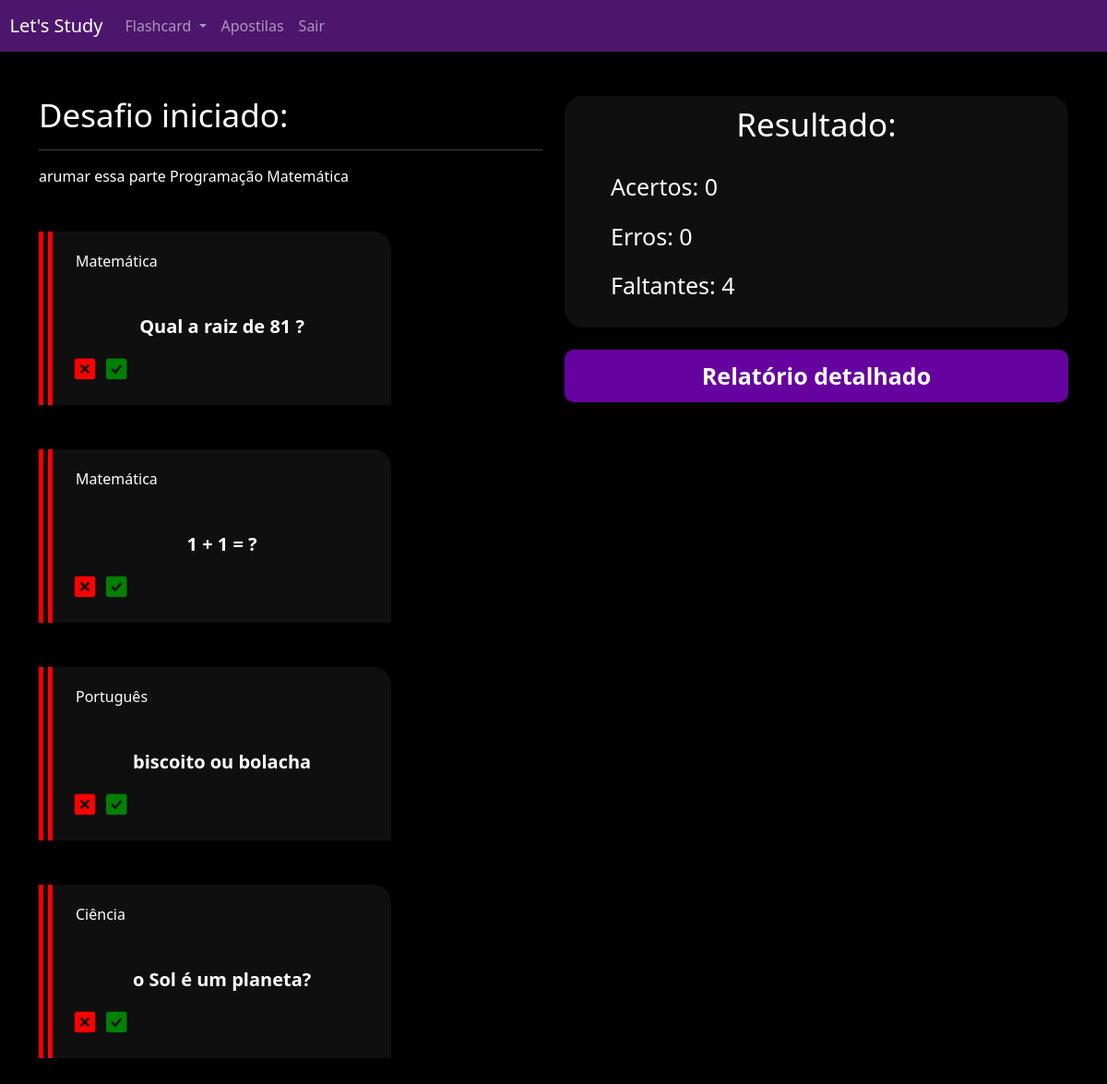
/flashcard/desafio/13/ (signed in), run on an earlier commit of the app's database.
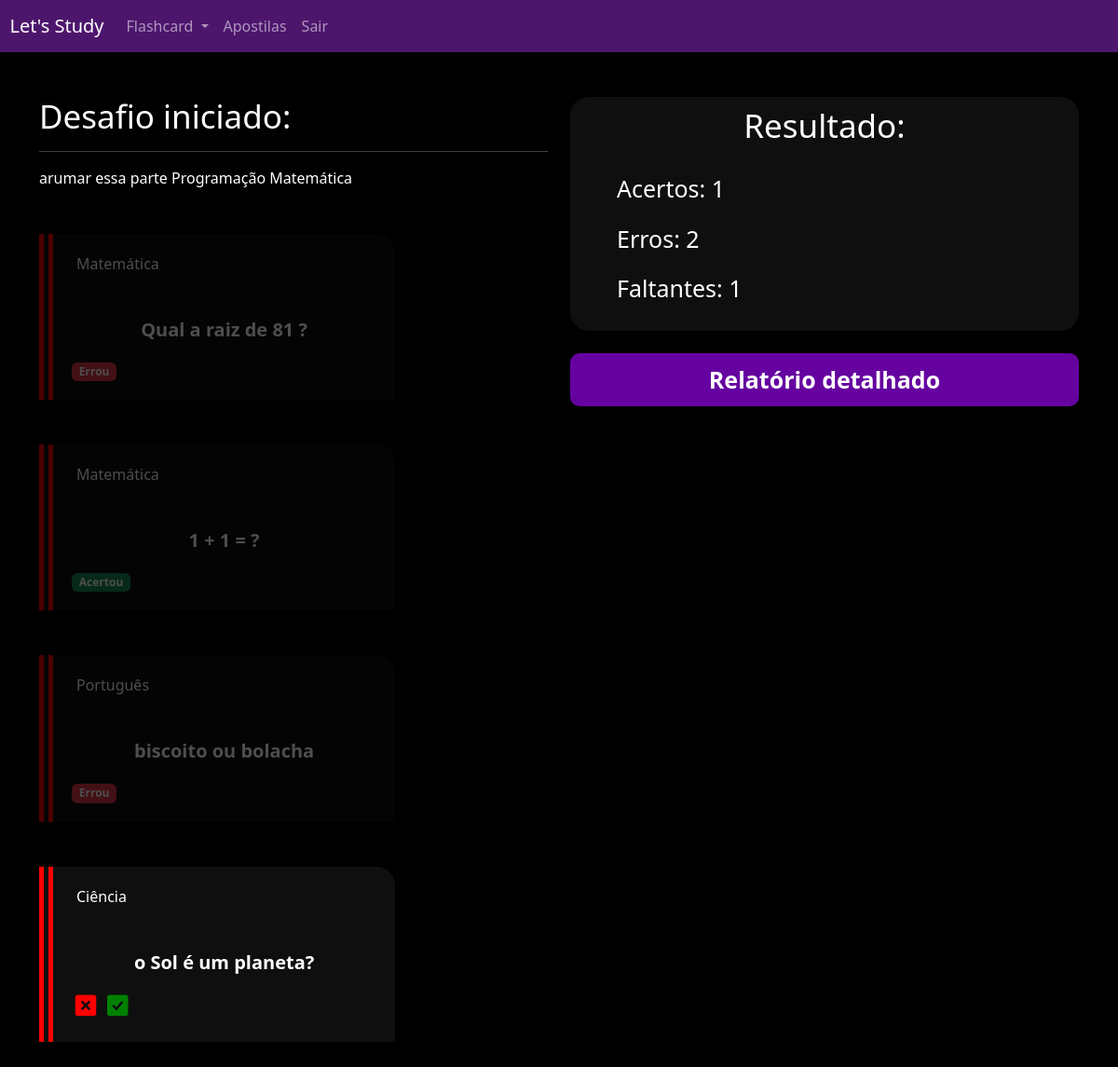
And on a later commit of the database.
### flashcard/models.py (models this page shows, shortened)
class FlashcardDesafio(models.Model):
    flashcard = models.ForeignKey(Flashcard, on_delete=models.DO_NOTHING)
    respondido = models.BooleanField(default=False)
    acertou = models.BooleanField(default=False)

class Flashcard(models.Model):
    DIFICULDADE_CHOICES = (("D", "Difícil"), ("M", "Médio"), ("F", "Fácil"))
    user = models.ForeignKey(User, on_delete=models.DO_NOTHING)
    pergunta = models.CharField(max_length=200)
    resposta = models.TextField()
    categoria = models.ForeignKey(Categoria, on_delete=models.DO_NOTHING)
    dificuldade = models.CharField(max_length=1, choices=DIFICULDADE_CHOICES)
    @property
    def css_dif(self):
        if self.dificuldade == "F":
            return "flashcard-facil"
        elif self.dificuldade == "M":
            return "flashcard-medio"
        elif self.dificuldade == "D":
            return "flashcard-dificil"

class Categoria(models.Model):
    nome = models.CharField(max_length=25)
    def __str__(self):
        return self.nome

### flashcard/views.py (the view)
# urls.py: path('desafio/<int:id>/', views.desafio, name='desafio'),
def desafio(req, id):
    desafio = Desafio.objects.get(id=id)
    if not desafio.user == req.user:
        raise Http404()
    if req.method=="GET":
        acertos = desafio.flashcard.filter(respondido=True).filter(acertou=True).count()
        erros = desafio.flashcard.filter(respondido=True).filter(acertou=False).count()
        faltantes = desafio.flashcard.filter(respondido=False).count()
        return render(
            req,
            'desafio.html',
            {
                'desafio': desafio,
                'acertos': acertos,
                'erros': erros,
                'faltantes': faltantes
            }
        )

### flashcard/templates/desafio.html (shortened to what this page needs)
{% extends "base.html" %} {% load static %} {% block 'header' %}
<link href="{% static 'usuarios/css/cadastro.css' %}" rel="stylesheet" />
<link href="{% static 'flashcard/css/novo_flashcard.css' %}" rel="stylesheet" />
<link
  href="{% static 'flashcard/css/iniciar_desafio.css' %}"
  rel="stylesheet"
/>
<link href="{% static 'flashcard/css/desafio.css' %}" rel="stylesheet" />
<link
  href="https://unpkg.com/boxicons@2.1.4/css/boxicons.min.css"
  rel="stylesheet"
/>
{% endblock 'header' %} {% block 'conteudo' %}
{% include "partials/header.html" %}
<div class="container">
  <br />
  <br />
  <div class="row">
    <div class="col-md">
      <h3 class="fonte-secundaria">Desafio iniciado:</h3>
      <hr />
      arumar essa parte
      <span class="badge-categoria">Programação</span>
      <span class="badge-categoria">Matemática</span>
      <br />
      <br />
      <br />
      {% for flash in desafio.flashcard.all %}
      <div class="box-new-flashcard {% if flash.respondido %} op2 {% endif %}">
        <div class="flashcard {{flash.flashcard.css_dif}}">
          <div class="flashcard-categoria">{{flash.flashcard.categoria}}</div>
          <br />
          <br />
          <div class="flashcard-box-item" onclick="flip_card({{flash.id}})">
            <p class="flashcard-item">{{flash.flashcard.pergunta}}</p>
          </div>
          {% if not flash.respondido %}
          <div class="responder">
            <a
              href="{% url 'responder_flashcard' flash.id %}?acertou=0&desafio_id={{desafio.id}}"
              ><i class="bx bxs-x-square icone-vermelho"></i
            ></a>
            <a
              href="{% url 'responder_flashcard' flash.id %}?acertou=1&desafio_id={{desafio.id}}"
              ><i class="bx bxs-check-square icone-verde"></i
            ></a>
          </div>
          {% else %} {% if flash.acertou %}
          <span class="badge bg-success">Acertou</span>
          {% else %}
          <span class="badge bg-danger">Errou</span>
          {% endif %} {% endif %}
        </div>
      </div>
      <br />
      <br />
      {% endfor %}
    </div>
    <div class="col-md">
      <div class="box-res">
        <h3 class="fonte-secundaria">Resultado:</h3>
        <p class="fonte-p">Acertos: {{acertos}}</p>
        <p class="fonte-p">Erros: {{erros}}</p>
        <p class="fonte-p">Faltantes: {{faltantes}}</p>
      </div>
      <br />
      <a class="btn-cadastro btn-desafio" href="{% url 'relatorio' desafio.id %}">Relatório detalhado</a>
    </div>
  </div>
</div>
{% endblock 'conteudo' %}

What changed in the data, as far as the page shows it:
changed FlashcardDesafio "Qual a raiz de 81 ?": now shows "Errou"
changed FlashcardDesafio (number 2 of 4 on the later page): now shows "Acertou"
changed FlashcardDesafio "biscoito ou bolacha": now shows "Errou"
Also different on the page:
{{ acertos }}: "0" → "1"
{{ erros }}: "0" → "2"
{{ faltantes }}: "4" → "1"
